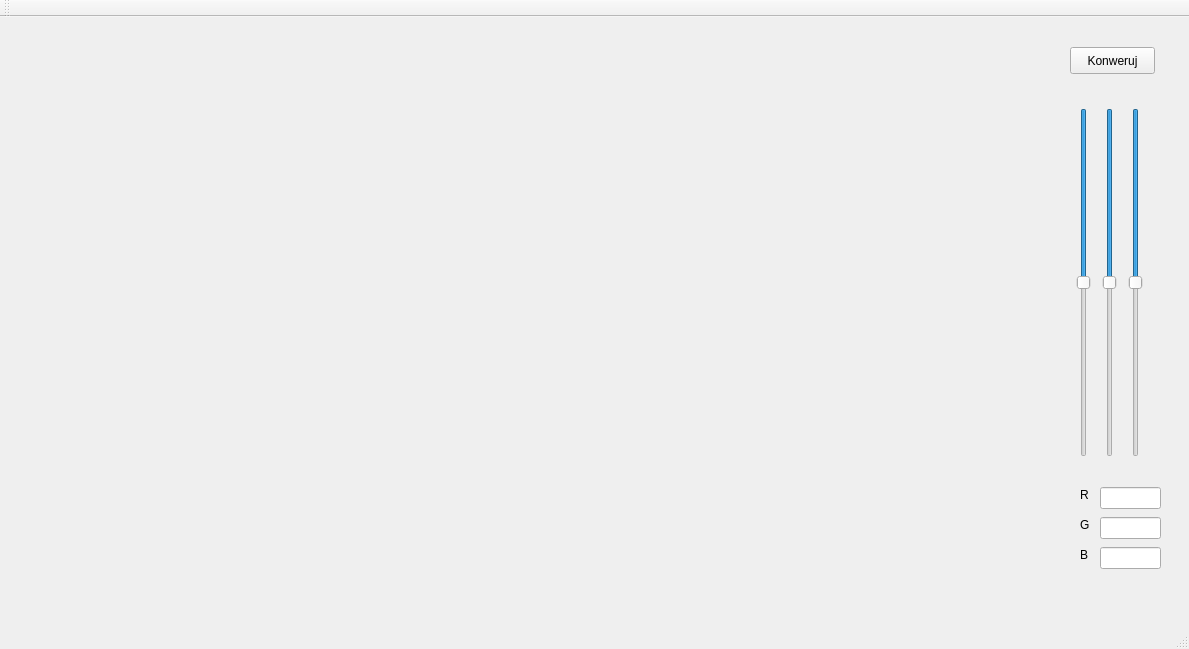
<?xml version="1.0" encoding="UTF-8"?>
<ui version="4.0">
 <class>MainWindow</class>
 <widget class="QMainWindow" name="MainWindow">
  <property name="geometry">
   <rect>
    <x>0</x>
    <y>0</y>
    <width>1189</width>
    <height>649</height>
   </rect>
  </property>
  <property name="windowTitle">
   <string>MainWindow</string>
  </property>
  <widget class="QWidget" name="centralWidget">
   <widget class="Okno" name="widget" native="true">
    <property name="geometry">
     <rect>
      <x>20</x>
      <y>10</y>
      <width>1031</width>
      <height>571</height>
     </rect>
    </property>
   </widget>
   <widget class="QPushButton" name="convert">
    <property name="geometry">
     <rect>
      <x>1070</x>
      <y>30</y>
      <width>85</width>
      <height>27</height>
     </rect>
    </property>
    <property name="text">
     <string>Konweruj</string>
    </property>
   </widget>
   <widget class="QWidget" name="horizontalLayoutWidget">
    <property name="geometry">
     <rect>
      <x>1060</x>
      <y>80</y>
      <width>101</width>
      <height>371</height>
     </rect>
    </property>
    <layout class="QHBoxLayout" name="horizontalLayout">
     <item>
      <widget class="QSlider" name="H">
       <property name="minimum">
        <number>-180</number>
       </property>
       <property name="maximum">
        <number>180</number>
       </property>
       <property name="orientation">
        <enum>Qt::Vertical</enum>
       </property>
       <property name="invertedAppearance">
        <bool>true</bool>
       </property>
      </widget>
     </item>
     <item>
      <widget class="QSlider" name="S">
       <property name="minimum">
        <number>-100</number>
       </property>
       <property name="maximum">
        <number>100</number>
       </property>
       <property name="pageStep">
        <number>8</number>
       </property>
       <property name="orientation">
        <enum>Qt::Vertical</enum>
       </property>
       <property name="invertedAppearance">
        <bool>true</bool>
       </property>
      </widget>
     </item>
     <item>
      <widget class="QSlider" name="V">
       <property name="minimum">
        <number>-100</number>
       </property>
       <property name="maximum">
        <number>100</number>
       </property>
       <property name="orientation">
        <enum>Qt::Vertical</enum>
       </property>
       <property name="invertedAppearance">
        <bool>true</bool>
       </property>
      </widget>
     </item>
    </layout>
   </widget>
   <widget class="QLineEdit" name="Rr">
    <property name="geometry">
     <rect>
      <x>1100</x>
      <y>470</y>
      <width>61</width>
      <height>22</height>
     </rect>
    </property>
   </widget>
   <widget class="QLineEdit" name="Gg">
    <property name="geometry">
     <rect>
      <x>1100</x>
      <y>500</y>
      <width>61</width>
      <height>22</height>
     </rect>
    </property>
   </widget>
   <widget class="QLineEdit" name="Bb">
    <property name="geometry">
     <rect>
      <x>1100</x>
      <y>530</y>
      <width>61</width>
      <height>22</height>
     </rect>
    </property>
   </widget>
   <widget class="QLabel" name="label">
    <property name="geometry">
     <rect>
      <x>1080</x>
      <y>470</y>
      <width>16</width>
      <height>16</height>
     </rect>
    </property>
    <property name="text">
     <string>R</string>
    </property>
   </widget>
   <widget class="QLabel" name="label_2">
    <property name="geometry">
     <rect>
      <x>1080</x>
      <y>500</y>
      <width>16</width>
      <height>16</height>
     </rect>
    </property>
    <property name="text">
     <string>G</string>
    </property>
   </widget>
   <widget class="QLabel" name="label_3">
    <property name="geometry">
     <rect>
      <x>1080</x>
      <y>530</y>
      <width>16</width>
      <height>16</height>
     </rect>
    </property>
    <property name="text">
     <string>B</string>
    </property>
   </widget>
  </widget>
  <widget class="QMenuBar" name="menuBar">
   <property name="geometry">
    <rect>
     <x>0</x>
     <y>0</y>
     <width>1189</width>
     <height>21</height>
    </rect>
   </property>
  </widget>
  <widget class="QToolBar" name="mainToolBar">
   <attribute name="toolBarArea">
    <enum>TopToolBarArea</enum>
   </attribute>
   <attribute name="toolBarBreak">
    <bool>false</bool>
   </attribute>
  </widget>
  <widget class="QStatusBar" name="statusBar"/>
 </widget>
 <layoutdefault spacing="6" margin="11"/>
 <customwidgets>
  <customwidget>
   <class>Okno</class>
   <extends>QWidget</extends>
   <header>okno.h</header>
   <container>1</container>
  </customwidget>
 </customwidgets>
 <resources/>
 <connections/>
</ui>
